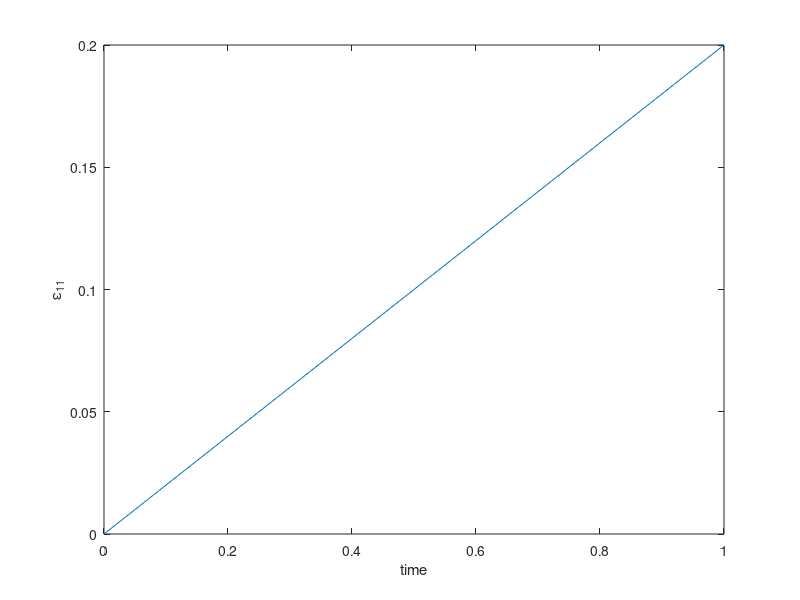
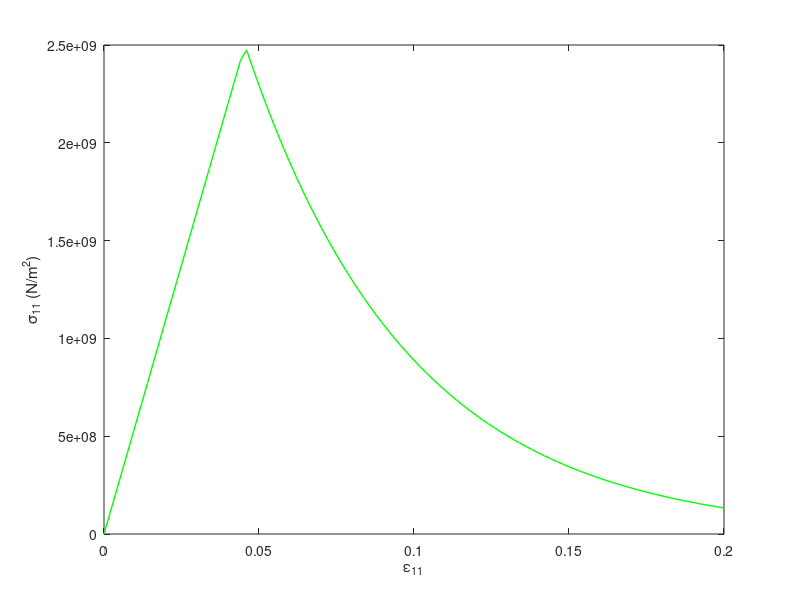
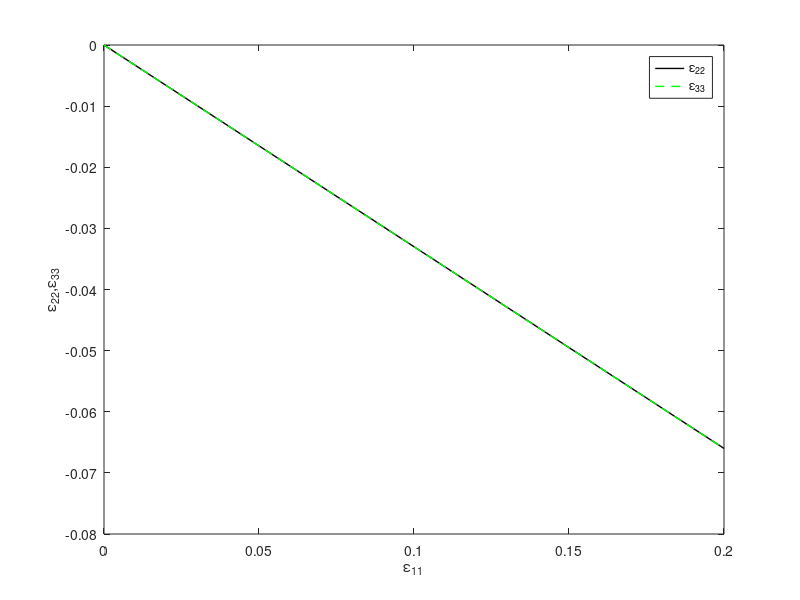

Source code (MATLAB) for these figures, in order:
A=load('Stress.txt');
Stress = A(:,2);
Time  = A(:,1);


B = load('e11.txt');
strain_11 = B(:,2);


C = load('e22.txt');
strain_22 = C(:,2);

D = load('e33.txt');
strain_33 = D(:,2);


figure(1)
plot(Time,strain_11) 
xlabel('time')
ylabel('\epsilon_{11}')


figure(2,'position',[50,50,1000,750])
plot(strain_11,Stress,'g-',"linewidth", 1) 
xlabel('\epsilon_{11}')
ylabel('\sigma_{11} (N/m^2)')


figure(3,'position',[50,50,1000,750])
plot(strain_11,strain_22,'k-',"linewidth", 1)
hold on
plot(strain_11,strain_33,'g--',"linewidth", 1)
legend('\epsilon_{22}','\epsilon_{33}','Location','NorthEast')
xlabel('\epsilon_{11}')
ylabel('\epsilon_{22},\epsilon_{33}')
